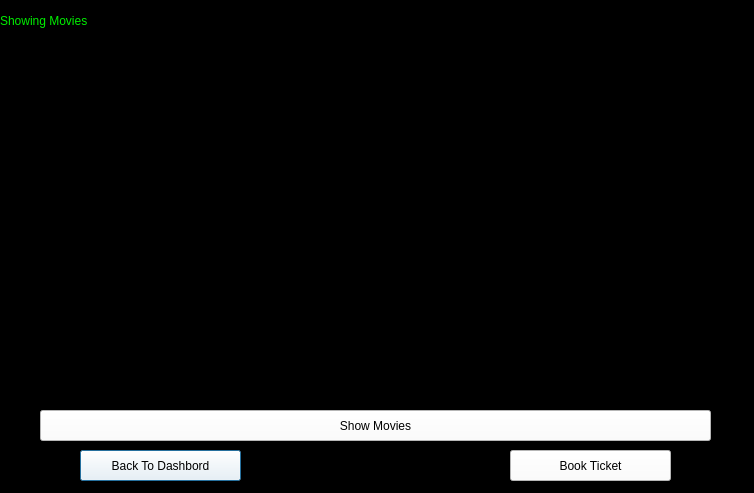
<?xml version="1.0" encoding="UTF-8"?>
<ui version="4.0">
 <class>Book_ticket</class>
 <widget class="QDialog" name="Book_ticket">
  <property name="geometry">
   <rect>
    <x>0</x>
    <y>0</y>
    <width>754</width>
    <height>493</height>
   </rect>
  </property>
  <property name="windowTitle">
   <string>Dialog</string>
  </property>
  <property name="styleSheet">
   <string notr="true">background-color: rgb(0, 0, 0);</string>
  </property>
  <widget class="QTextBrowser" name="textBrowser">
   <property name="geometry">
    <rect>
     <x>40</x>
     <y>50</y>
     <width>671</width>
     <height>361</height>
    </rect>
   </property>
   <property name="styleSheet">
    <string notr="true">font: 15pt &quot;Pristina&quot;;
background-color: rgb(0, 0, 0);
color: rgb(85, 255, 0);</string>
   </property>
  </widget>
  <widget class="QLabel" name="label_2">
   <property name="geometry">
    <rect>
     <x>0</x>
     <y>0</y>
     <width>171</width>
     <height>41</height>
    </rect>
   </property>
   <property name="styleSheet">
    <string notr="true">background-color: rgb(0, 0, 0);
color: rgb(0, 239, 0);
font: 16pt &quot;Pristina&quot;;</string>
   </property>
   <property name="text">
    <string>Showing Movies</string>
   </property>
  </widget>
  <widget class="QPushButton" name="pushButton_4">
   <property name="geometry">
    <rect>
     <x>80</x>
     <y>450</y>
     <width>161</width>
     <height>31</height>
    </rect>
   </property>
   <property name="styleSheet">
    <string notr="true">background-color: rgb(255, 255, 255);
font: 14pt &quot;Pristina&quot;;
color: rgb(0, 0, 0);</string>
   </property>
   <property name="text">
    <string>Back To Dashbord</string>
   </property>
  </widget>
  <widget class="QPushButton" name="pushButton">
   <property name="geometry">
    <rect>
     <x>40</x>
     <y>410</y>
     <width>671</width>
     <height>31</height>
    </rect>
   </property>
   <property name="styleSheet">
    <string notr="true">font: 14pt &quot;Pristina&quot;;
color: rgb(0, 0, 0);
background-color: rgb(255, 255, 255);</string>
   </property>
   <property name="text">
    <string>Show Movies</string>
   </property>
  </widget>
  <widget class="QPushButton" name="pushButton_5">
   <property name="geometry">
    <rect>
     <x>510</x>
     <y>450</y>
     <width>161</width>
     <height>31</height>
    </rect>
   </property>
   <property name="styleSheet">
    <string notr="true">background-color: rgb(255, 255, 255);
font: 14pt &quot;Pristina&quot;;
color: rgb(0, 0, 0);</string>
   </property>
   <property name="text">
    <string>Book Ticket</string>
   </property>
  </widget>
 </widget>
 <resources/>
 <connections/>
</ui>
